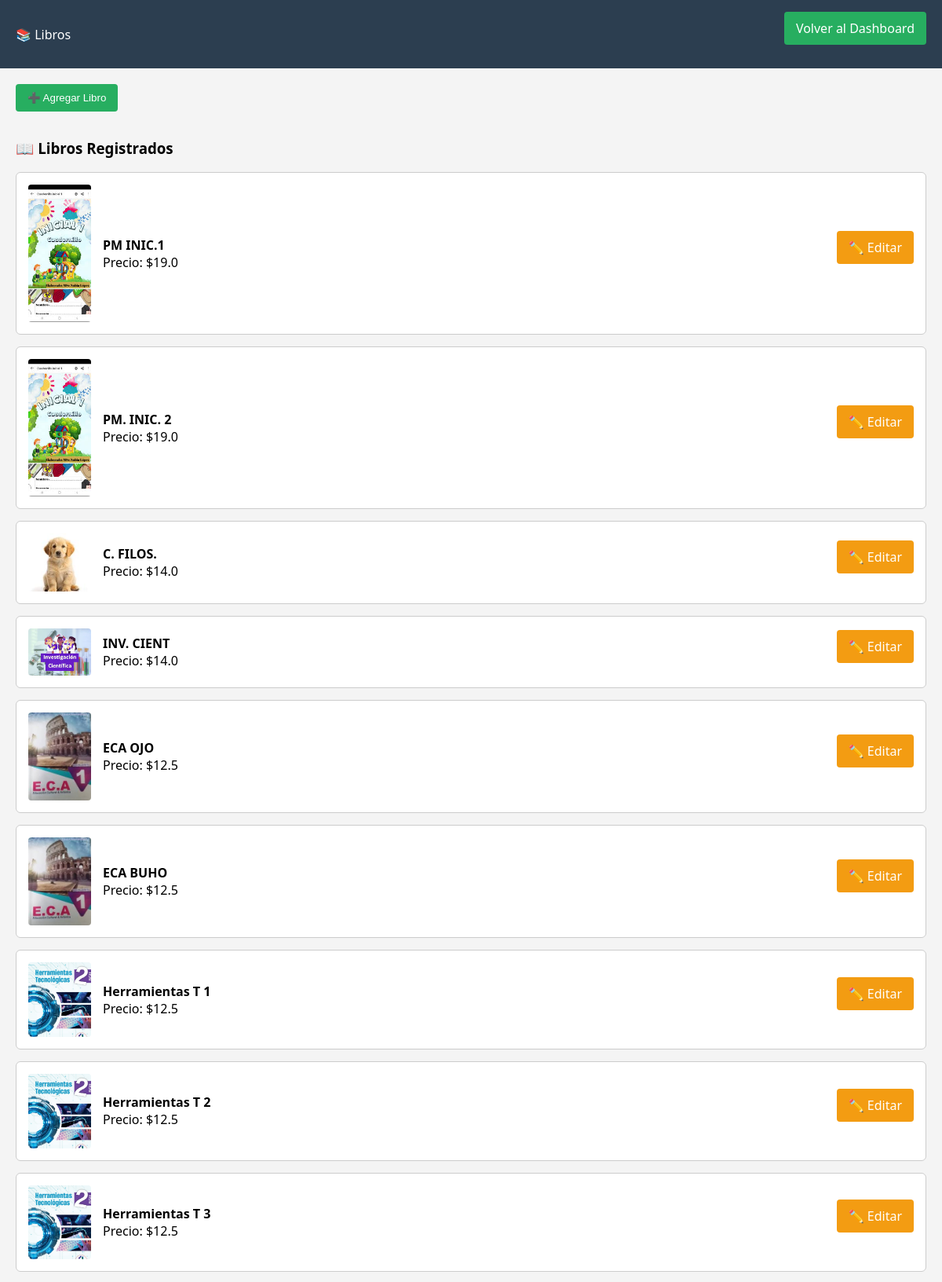
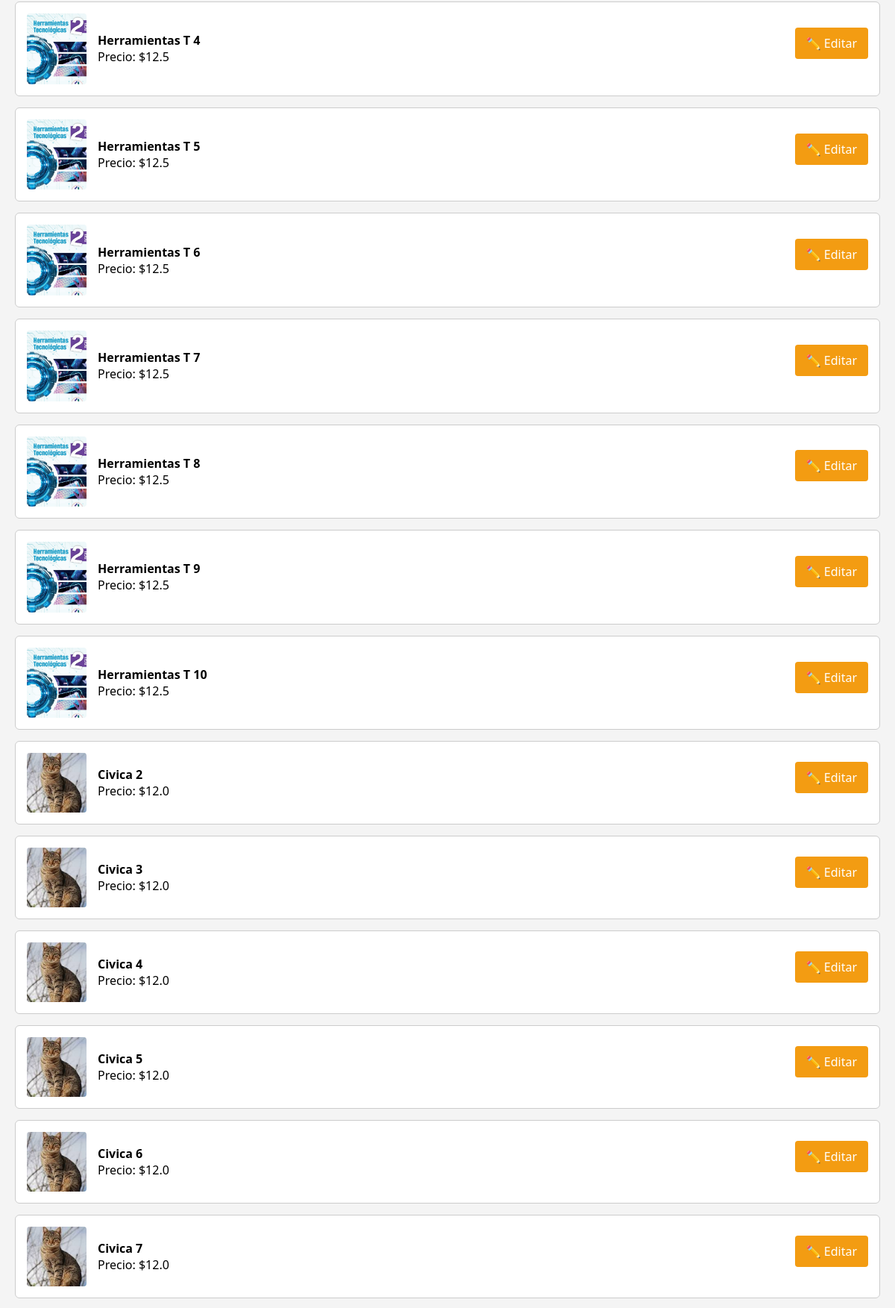
The page /libros (signed in, upper part) on the database its author committed (2 pictures, top to bottom).
### tables this page shows
CREATE TABLE libros (
            id INTEGER PRIMARY KEY AUTOINCREMENT,
            nombre TEXT,
            precio REAL,
            imagen TEXT
        );

### app.py (the view)
@app.route('/libros')
def vista_libros():
    if 'admin' not in session:
        return redirect(url_for('login'))
    conn = sqlite3.connect(DATABASE)
    c = conn.cursor()
    c.execute("SELECT * FROM libros")
    libros = c.fetchall()
    conn.close()
    return render_template('libros.html', libros=libros)

### templates/libros.html (shortened to what this page needs)
<!DOCTYPE html>
<html lang="es">
<head>
</head>
<body>
    <header>
        <div>📚 Libros</div>
        <a href="{{ url_for('dashboard') }}" class="btn">Volver al Dashboard</a>
    </header>
    <div class="container">
        <button class="btn" onclick="toggleFormulario()">➕ Agregar Libro</button>
        <h3>📖 Libros Registrados</h3>
        {% for libro in libros %}
            <div class="libro-card">
                <img src="{{ url_for('static', filename='images/' + libro[3]) }}" alt="Imagen del libro">
                <div class="libro-info">
                    <strong>{{ libro[1] }}</strong><br>
                    Precio: ${{ libro[2] }}
                </div>
                <div>
                    <a href="{{ url_for('editar_libro', libro_id=libro[0]) }}" class="btn btn-warning">✏️ Editar</a>
                </div>
            </div>
        {% else %}
            <p>No hay libros registrados aún.</p>
        {% endfor %}
    </div>
</body>
</html>

### templates/libros.html (style rules this page uses)
body { font-family: 'Segoe UI', sans-serif; margin: 0; background: #f4f4f4; }
header { background-color: #2c3e50; color: white; padding: 15px 20px; display: flex; justify-content: space-between; align-items: center; }
.container { padding: 20px; }
.btn { background-color: #27ae60; color: white; padding: 10px 15px; border: none; border-radius: 4px; cursor: pointer; margin-bottom: 15px; text-decoration: none; display: inline-block; }
.btn-warning { background-color: #f39c12; }
.libro-card { background: #fff; border: 1px solid #ccc; border-radius: 6px; margin-bottom: 15px; padding: 15px; display: flex; align-items: center; gap: 15px; justify-content: space-between; }
.libro-card img { width: 80px; height: auto; border-radius: 4px; }
.libro-info { flex-grow: 1; }

### rows shown on the page
libros: imagen (picture), nombre "PM INIC.1", precio "19.0"
libros: imagen (picture), nombre "PM. INIC. 2", precio "19.0"
libros: imagen (picture), nombre "C. FILOS.", precio "14.0"
libros: imagen (picture), nombre "INV. CIENT", precio "14.0"
libros: imagen (picture), nombre "ECA OJO", precio "12.5"
libros: imagen (picture), nombre "ECA BUHO", precio "12.5"
libros: imagen (picture), nombre "Herramientas T 1", precio "12.5"
libros: imagen (picture), nombre "Herramientas T 2", precio "12.5"
libros: imagen (picture), nombre "Herramientas T 3", precio "12.5"
libros: imagen (picture), nombre "Herramientas T 4", precio "12.5"
libros: imagen (picture), nombre "Herramientas T 5", precio "12.5"
libros: imagen (picture), nombre "Herramientas T 6", precio "12.5"
libros: imagen (picture), nombre "Herramientas T 7", precio "12.5"
libros: imagen (picture), nombre "Herramientas T 8", precio "12.5"
libros: imagen (picture), nombre "Herramientas T 9", precio "12.5"
libros: imagen (picture), nombre "Herramientas T 10", precio "12.5"
libros: imagen (picture), nombre "Civica 2", precio "12.0"
libros: imagen (picture), nombre "Civica 3", precio "12.0"
libros: imagen (picture), nombre "Civica 4", precio "12.0"
libros: imagen (picture), nombre "Civica 5", precio "12.0"
libros: imagen (picture), nombre "Civica 6", precio "12.0"
libros: imagen (picture), nombre "Civica 7", precio "12.0"
